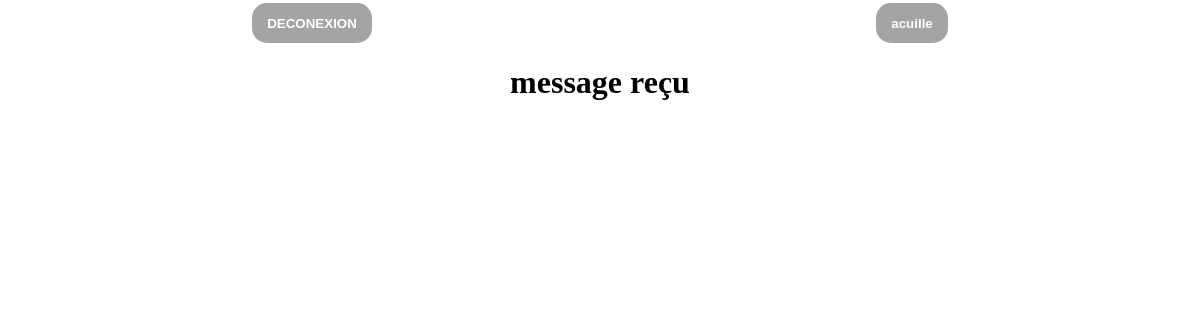
/back/espace_admin/views/messages.view.php, run on an earlier commit of the app's database.
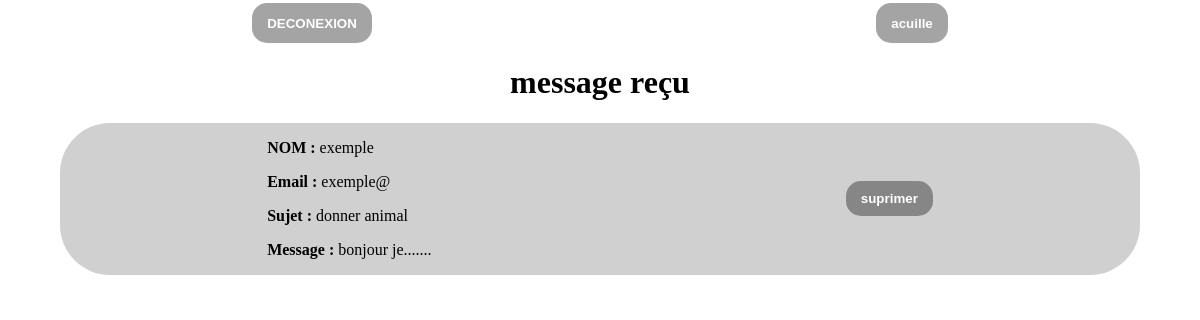
And on a later commit of the database.
### tables this page shows
CREATE TABLE IF NOT EXISTS `contact` (
  `id` int(11) NOT NULL AUTO_INCREMENT,
  `Nom` varchar(255) NOT NULL,
  `email` varchar(255) NOT NULL,
  `sujet` varchar(255) NOT NULL,
  `message_pub` text NOT NULL,
  `date_pub` timestamp NOT NULL DEFAULT current_timestamp(),
  PRIMARY KEY (`id`)
);

### back/espace_admin/views/messages.view.php (the view, shortened to what this page needs)
<?php
  include '../../bdd/config.php';
  $contact=$bdd -> query('SELECT * FROM contact ORDER BY date_pub DESC');
?>
<!DOCTYPE html>
<html lang="en">
<head>
  <link rel="stylesheet" href="../../../CSS/admin/message.css">
</head>
<body>
               <div class="menu">
                    <button ><a href="../php/logout.php"> DECONEXION</a></button>
                     <button ><a href="../index.php"> acuille</a></button>
              </div>
       <div class="messages">
                  <div class="title">
                        <h1>message reçu</h1>
                    </div>
                    <div class="txt">
                              <?php while($m=$contact->fetch()){ ?>
                                    <div class="ms">
                                            <div class="info">
                                                   <p><span> NOM : </span><?= $m['Nom']?></a></p>
                                                   <p><span>  Email : </span><?= $m['email']?></p>
                                                   <p><span> Sujet : </span><?= $m['sujet']?></p>
                                                   <p><span> Message : </span><?= $m['message_pub']?></p>
                                             </div>
                                             <div class="button">
                                                   <button class="s"><a href="../php/supp_message.php?id=<?=$m['id']?>">suprimer</a> </button>
                                              </div>
                                      </div>
                                <?php } ?>
                   </div>
</body>
</html>

What changed in the data, as far as the page shows it:
added contact: Nom "exemple", email "exemple@", sujet "donner animal", message_pub "bonjour je......."
